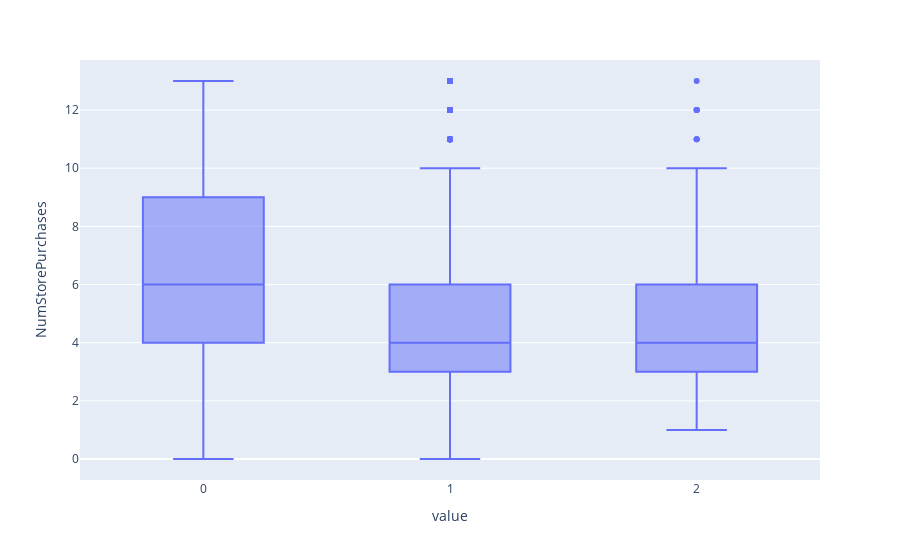

Source (notebook cell):
### Code cell
# Lastly the only posible  predictors left that we can predict are : teen/kids home , marital status, educational status
# Because it has proven that educational status is closely related to income we will exclude educational status in our analysis
#Focus on store purchases

minor_home = report1[['Income','Kidhome','Teenhome','NumStorePurchases']]

fig = px.box(minor_home, x = ['Kidhome','Teenhome'], y = 'NumStorePurchases' )
fig.update_xaxes(type='category')

fig.show()

### Figure 1 — Plotly figure (JSON) as saved in the notebook; plotly's stock layout.template omitted (floating-point values rounded to 4 significant figures; data arrays with more than 128 entries replaced by an {"elided": "..."} marker saying what was removed)
{"data": [{"alignmentgroup": "True", "hovertemplate": "value=%{x}<br>NumStorePurchases=%{y}<extra></extra>", "legendgroup": "", "marker": {"color": "#636efa"}, "name": "", "notched": false, "offsetgroup": "", "orientation": "v", "showlegend": false, "type": "box", "x": {"elided": "4410 int values"}, "x0": " ", "xaxis": "x", "y": {"elided": "4410 int values"}, "y0": " ", "yaxis": "y"}], "layout": {"boxmode": "group", "legend": {"tracegroupgap": 0}, "margin": {"t": 60}, "xaxis": {"anchor": "y", "domain": [0, 1], "title": {"text": "value"}, "type": "category"}, "yaxis": {"anchor": "x", "domain": [0, 1], "title": {"text": "NumStorePurchases"}}}}
